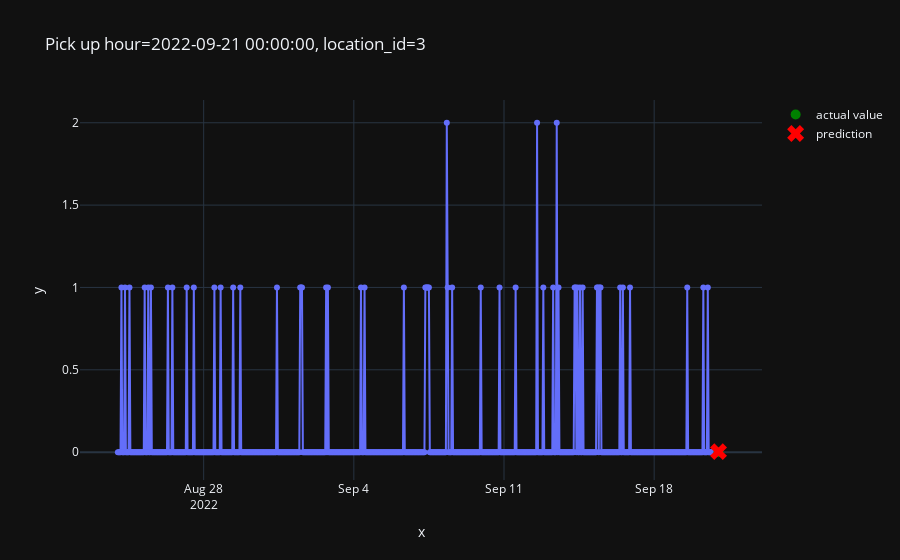

The notebook cell saved with this chart:
### Code cell
from src.plot import plot_one_sample
plot_one_sample(
    features = X_test,
    targets = y_test,
    example_id= 450,
    predictions=pd.Series(predictions)
)

### Figure 1 — Plotly figure (JSON) as saved in the notebook; plotly's stock layout.template omitted (floating-point values rounded to 4 significant figures; data arrays with more than 128 entries replaced by an {"elided": "..."} marker saying what was removed)
{"data": [{"hovertemplate": "x=%{x}<br>y=%{y}<extra></extra>", "legendgroup": "", "line": {"color": "#636efa", "dash": "solid"}, "marker": {"symbol": "circle"}, "mode": "lines+markers", "name": "", "orientation": "v", "showlegend": false, "type": "scatter", "x": {"elided": "673 str values"}, "xaxis": "x", "y": {"elided": "673 int values"}, "yaxis": "y"}, {"line": {"color": "green"}, "marker": {"size": 10}, "mode": "markers", "name": "actual value", "type": "scatter", "x": ["2022-09-21T00:00:00"], "y": [0]}, {"line": {"color": "red"}, "marker": {"size": 15, "symbol": "x"}, "mode": "markers", "name": "prediction", "type": "scatter", "x": ["2022-09-21T00:00:00"], "y": [0.003248]}], "layout": {"legend": {"tracegroupgap": 0}, "title": {"text": "Pick up hour=2022-09-21 00:00:00, location_id=3"}, "xaxis": {"anchor": "y", "domain": [0, 1], "title": {"text": "x"}}, "yaxis": {"anchor": "x", "domain": [0, 1], "title": {"text": "y"}}}}
